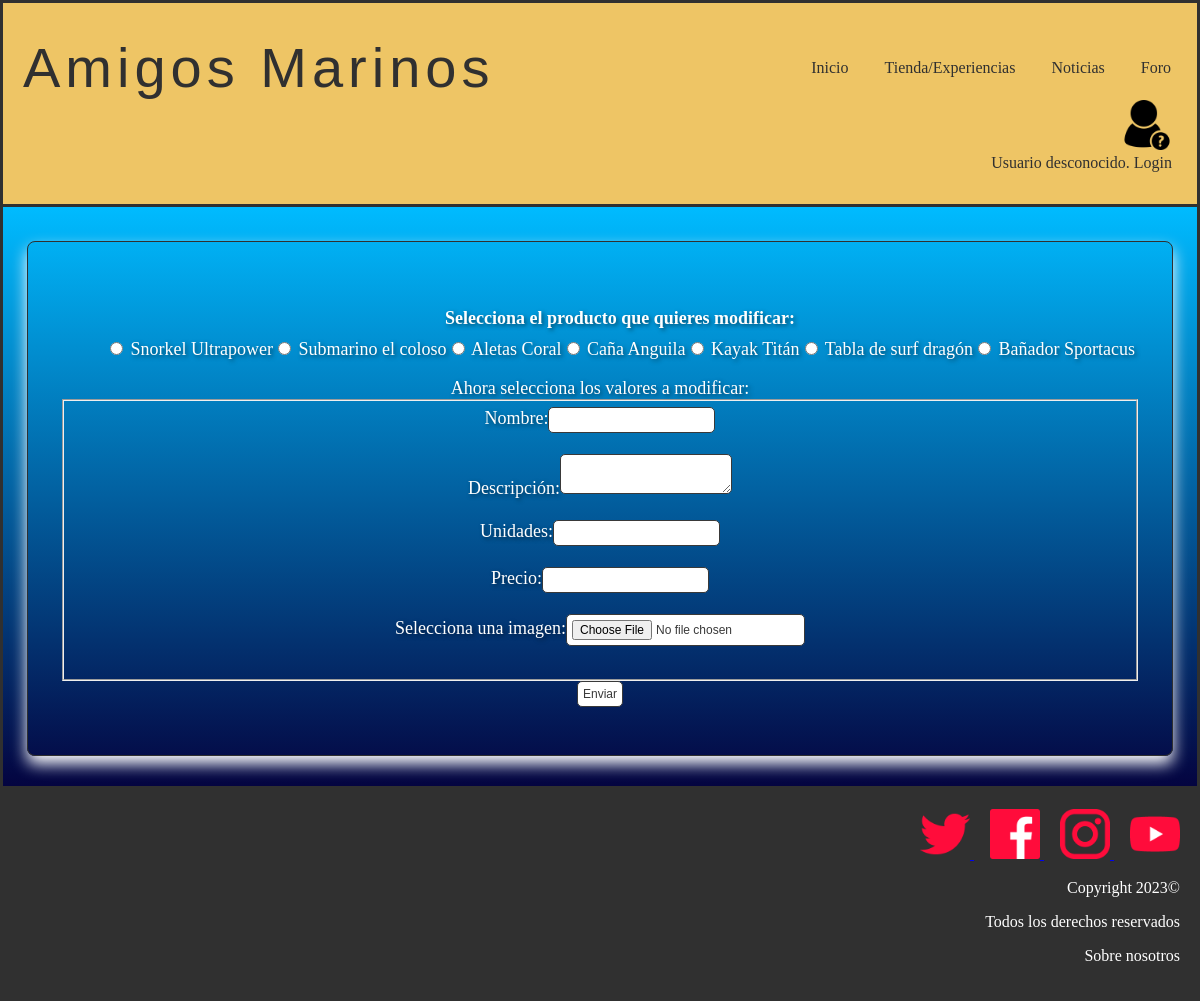
Screenshot of /modificarProducto.php with the database file from the repository.
### tables this page shows
CREATE TABLE IF NOT EXISTS `producto` (
  `nombre` varchar(25) NOT NULL,
  `id` int(11) NOT NULL AUTO_INCREMENT,
  `descripcion` text NOT NULL,
  `unidades` int(11) NOT NULL,
  `precio` float NOT NULL,
  `imagen` varchar(50) NOT NULL,
  PRIMARY KEY (`id`)
);

### includes/producto.php (called while the page is built, shortened)
<?php
class Producto {
    private $nombre;
    private $id;
    private $descripcion;
    private $unidades;
    private $precio;
    private $urlImagen;
    private function __construct($id = NULL , $descripcion, $unidades, $precio, $urlImagen, $nombre)
    {
        $this->id = $id;
        $this->descripcion = $descripcion;
        $this->unidades = $unidades;
        $this->nombre = $nombre;
        $this->precio = $precio;
        $this->urlImagen = $urlImagen;
    }
    public static function cargarProductos(){
        $productos = [];
        $conn = Aplicacion::getInstance()->getConexionBd();
        $query = "SELECT * FROM producto";
        $resultado = mysqli_query($conn, $query);
        if(mysqli_num_rows($resultado) > 0){
            $i = 0;
            while($fila = $resultado->fetch_assoc()){
                $productos[$i] = new Producto($fila["id"], $fila["descripcion"], $fila["unidades"], $fila["precio"], $fila["imagen"], $fila["nombre"]);
                $i++;
            }
            return $productos;
        }
        else{
            return false;
        }
    }
    public function getId()
    {
        return $this->id;
    }
    public function getNombre()
    {
        return $this->nombre;
    }
    public function getDescripcion(){
        return $this->descripcion;
    }
    public function getImagen(){
        return $this->urlImagen;
    }
    public function getPrecio(){
        return $this->precio;
    }
    public function getUnidades(){
        return $this->unidades;
    }
}
?>

### modificarProducto.php (the view, shortened to what this page needs)
<?php
    require_once __DIR__.'/includes/producto.php';
?>
<!DOCTYPE html>
<html>
    <head>
        <link href= "./css/style.css" rel="stylesheet" type="text/css">
    </head>
    <body>
            <?php
                require ('./includes/comun/cabecera.php');
            ?>
            <main>
            <div class="container">
                <div class="productos">
                    <ul class="modificarProductos">
                        <?php
                            $productos = Producto::cargarProductos();
                            if(empty($productos)){
                                echo '<h2>No hay productos en la tienda</h2>';
                            }
                            else{
                                echo '<form action="validarEdicion.php?es=producto" method="post" enctype="multipart/form-data">';
                                echo '<label>Selecciona el producto que quieres modificar:</label>';
                                foreach($productos as $p){
                                    $id = $p->getId();
                                    $nombre = $p->getNombre();
                                    $descripcion = $p->getDescripcion();
                                    $unidades = $p->getUnidades();
                                    $precio = $p->getPrecio();
                                    $imagen = $p->getImagen();
                                    echo "<li><input type='radio' name='producto' value='". $id ."' data-nombre='". $nombre ."' data-descripcion='". $descripcion ."' data-unidades='". $unidades ."' data-precio='". $precio ."' data-imagen='". $imagen ."'> ". $nombre ."</li>";
                                }
                                echo '</ul>';
                                echo '<label>Ahora selecciona los valores a modificar: </label>';
                                echo '<fieldset>';
                                echo '<label for="nombre">Nombre:</label>';
                                echo '<input type="text" name="nombre" id="nombre"><br><br>';
                                echo '<label for="descripcion">Descripción:</label>';
                                echo '<textarea name="descripcion" id="descripcion"></textarea><br><br>';
                                echo '<label for="unidades">Unidades:</label>';
                                echo '<input type="number" name="unidades" id="unidades" min="0"><br><br>';
                                echo '<label for="precio">Precio:</label>';
                                echo '<input type="number" name="precio" id="precio" min="0"><br><br>';
                                echo '<label for="imagen">Selecciona una imagen:</label>';
                                echo '<input type="file" name="imagen" id="imagen"><br><br>';
                                echo '</fieldset>';
                                echo '<input type="submit" value="Enviar">';
                            }
                        ?>
                </div>
            </div>
        <?php
            require('./includes/comun/pie.php');
        ?>
        </main>
    </body>
</html>

### css/style.css (style rules this page uses)
body { color: white; background-color: white; text-align: center; margin: auto; }
.container { background-image: linear-gradient(to bottom,#00bbff, #040440); border: 3px solid #303030; padding-top: 10px; padding-bottom: 20px; }
.productos { border-radius: .5rem; border: .1rem solid #303030; box-shadow: 0 .5rem 1rem white; margin: 1.5rem; padding: 3rem 2rem; }
input[type="text"], input[type="email"], input::placeholder, input[type="password"],textarea,input[type="number"],input[type="password"] { background-color: transparent; border: none; font-size: 25px; border-bottom: 2px solid #fff; color: #fff; text-align: center; text-shadow: 2px 2px 4px rgba(0, 0, 0, 0.5); }
.modificarProductos li { color:white; list-style: none; text-align: center; font-weight:500; font-size: large; display: inline-block; }
.modificarProductos label { font-size: 18px; font-weight: bold; display: block; margin-bottom: 10px; }
.productos { color:white; text-shadow: 2px 2px 4px rgba(0, 0, 0, 0.5); font-weight:500; font-size: 18px; display: block; margin-bottom: 10px; }
.productos input { border: 1px solid #393939; border-radius: 5px 5px 5px 5px; color: #393939; font-size: 12px; padding: 5px; background: white; cursor: pointer; }
.productos textarea { background: white; border: 1px solid #393939; border-radius: 5px 5px 5px 5px; color: black; font-size: 12px; padding: 5px; cursor: pointer; }
#nombre { text-decoration: underline; }

### rows the page displays
producto: nombre "Snorkel Ultrapower"
producto: nombre "Submarino el coloso"
producto: nombre "Aletas Coral"
producto: nombre "Caña Anguila"
producto: nombre "Kayak Titán"
producto: nombre "Tabla de surf dragón"
producto: nombre "Bañador Sportacus"
